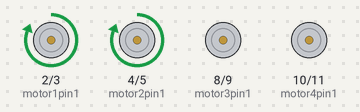
A sketch run on a simulated Arduino Uno, built with avr-gcc and run on an emulated ATmega328P. Shown: motor-driver pin pairs drawn as motors (green arrow = first pin HIGH = forward, orange = second pin HIGH = backward, longer = more drive).

Above: at 0.5 s.
At 1.5 s:
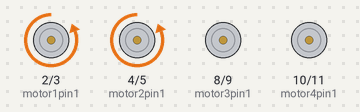
At 2.5 s:
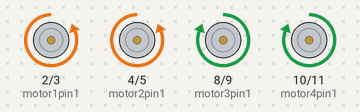
At 3.5 s:
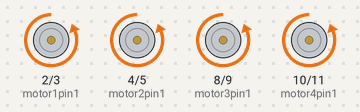
At 4.5 s:
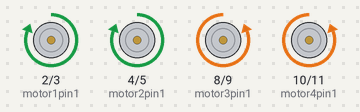
Timing chart, 0 to 5.2 s (numbered marks = the images above):
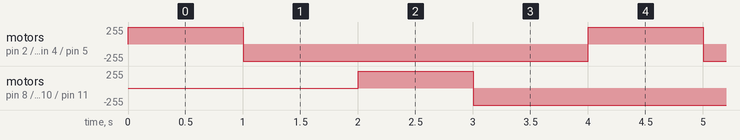

Measured:
- by itself, motor on pin 2 (motor1pin1) / pin 3 (motor1pin2), motor on pin 4 (motor2pin1) / pin 5 (motor2pin2), motor on pin 8 (motor3pin1) / pin 9 (motor3pin2), motor on pin 10 (motor4pin1) / pin 11 (motor4pin2): alternates forward 255/255 for 1.0 s and backward 255/255 for 3.0 s

The sketch:

drive_old.ino
```cpp
int motor1pin1 = 2;
int motor1pin2 = 3;

int motor2pin1 = 4;
int motor2pin2 = 5;

int motor3pin1 = 8;
int motor3pin2 = 9;

int motor4pin1 = 10;
int motor4pin2 = 11;

void setup() {
// put your setup code here, to run once:
pinMode(motor1pin1, OUTPUT);
pinMode(motor1pin2, OUTPUT);
pinMode(motor2pin1, OUTPUT);
pinMode(motor2pin2, OUTPUT);
pinMode(motor3pin1, OUTPUT);
pinMode(motor3pin2, OUTPUT);
pinMode(motor4pin1, OUTPUT);
pinMode(motor4pin2, OUTPUT);
}

void loop() {
// put your main code here, to run repeatedly:
digitalWrite(motor1pin1, HIGH);
digitalWrite(motor1pin2, LOW);

digitalWrite(motor2pin1, HIGH);
digitalWrite(motor2pin2, LOW);
delay(1000);

digitalWrite(motor1pin1, LOW);
digitalWrite(motor1pin2, HIGH);

digitalWrite(motor2pin1, LOW);
digitalWrite(motor2pin2, HIGH);
delay(1000);

digitalWrite(motor3pin1, HIGH);
digitalWrite(motor3pin2, LOW);

digitalWrite(motor4pin1, HIGH);
digitalWrite(motor4pin2, LOW);
delay(1000);

digitalWrite(motor3pin1, LOW);
digitalWrite(motor3pin2, HIGH);

digitalWrite(motor4pin1, LOW);
digitalWrite(motor4pin2, HIGH);
delay(1000);

}
```
